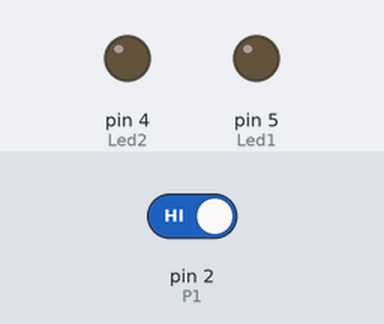
A sketch run on a simulated Arduino Uno, built with avr-gcc and run on an emulated ATmega328P. On the bench: output pins drawn as LEDs (lit = HIGH). Inputs (shaded band) come from the test bench; at power-on: pin 2 (P1) HIGH.

Above: at 1.8 s.
1.9 s: pin 2 (P1) driven LOW
At 3.2 s:
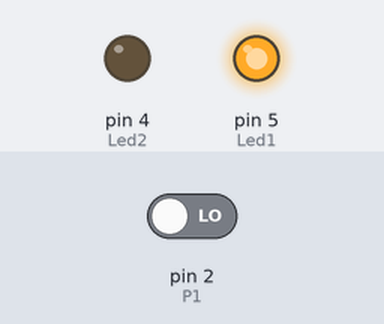
3.5 s: pin 2 (P1) driven HIGH
At 4.7 s:
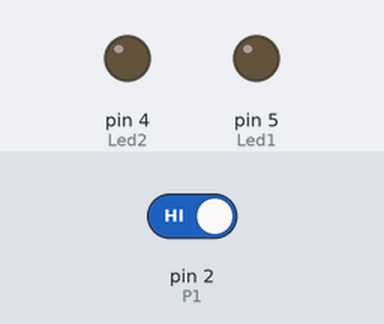
Timing chart, 0 to 6.5 s (numbered marks = the images above; inputs shaded):
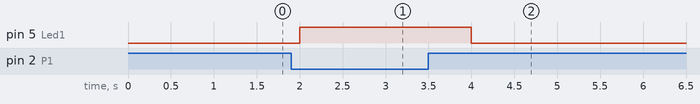

The sketch:

RC1.ino
```cpp
#define Led1 5 // actif a 1
#define Led1On digitalWrite(Led1, HIGH)
#define Led1Off digitalWrite(Led1, LOW)
#define Led2 4 // actif a 1
#define Led2On digitalWrite(Led2, HIGH)
#define Led2Off digitalWrite(Led2, LOW)
#define P1 2
#define Pous1On (digitalRead (P1)==0)//actif a 0V
#define Pous1Off (digitalRead (P1)==1)//actif a 5V
void setup(){
  pinMode (Led1, OUTPUT);
  pinMode (Led2, OUTPUT);
  pinMode (P1, INPUT);
  //Serial.begin(9600);
 }
int v; // Initialisation v pour détection du flanc montant du bouton poussoir
int av=Pous1On;// Initialisation av (ancienne valeur) pour détection du flanc montant du bouton poussoir
double nbim;
double nbimm(1);
double nbid;
double nbidm(1);
double rc;
void loop() {
  // détection flanc montant de P1
  v=Pous1On;
  if(!av && v) {av=v; nbim=0; nbidm=nbid;}
  if(av && !v) {av=v; nbid=0; nbimm=nbim;}
  ++nbim;
  ++nbid;
  rc=nbimm/(nbimm+nbidm);
  if (rc <= 0.4) {Led2Off; Led1On;}
  if (rc >= 0.6) {Led1Off; Led2On;}
  if (rc > 0.4 && rc < 0.6) {Led1Off; Led2Off;}
  if (nbimm==nbidm) {Led1Off; Led2Off;}
  delay(1000);
}
```

Measured:
- after the input at 1.9 s, pin 5 (Led1): LOW → HIGH after 0.10 s
- after the input at 3.5 s, pin 5 (Led1): HIGH → LOW after 0.50 s
